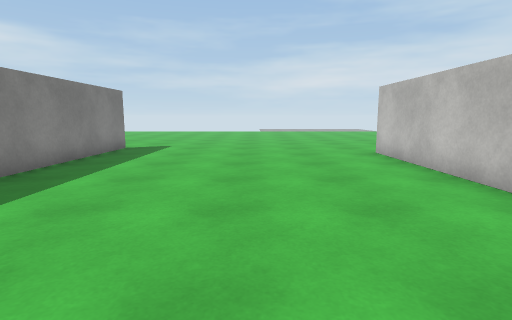
[1] (above)

24 first-person views from a walk through a 3-D level made in the Unity game engine. The camera is 1.2 m above the floor, tilts 8° down and sees 80° across. The floor is counted in squares, 1 m on a side. Each view is taken from the middle of a square. On the plan, view 1 faces up. The plan holds only what a view shows up to about 13 squares ahead; the rest is blank. The place goes on beyond the plan. Some animated figures are left out. Surface patterns are stand-ins for the level's own textures.

[2]
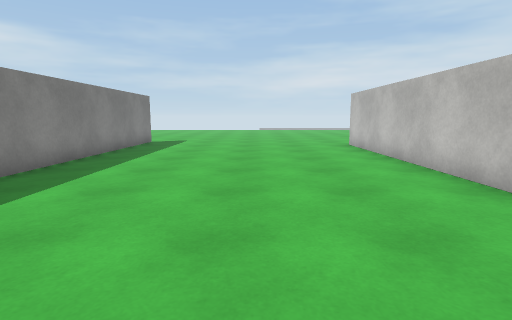

[3]
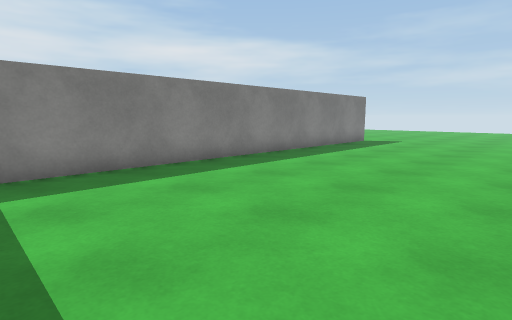

[4]
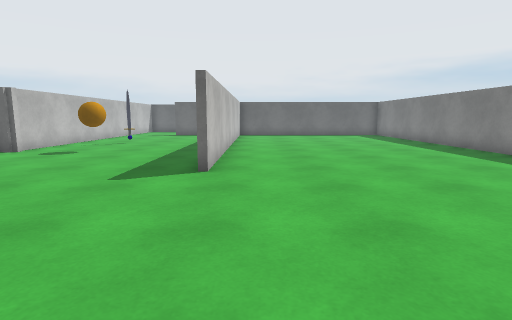

[5]
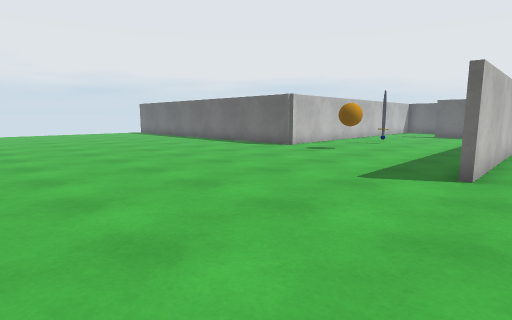

[6]
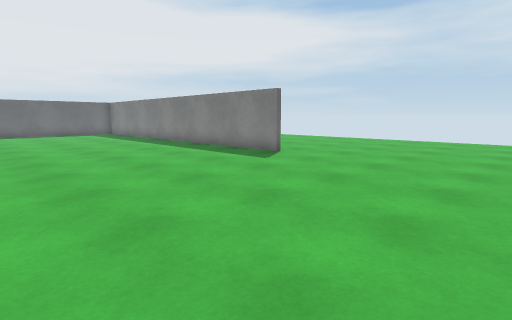

[7]
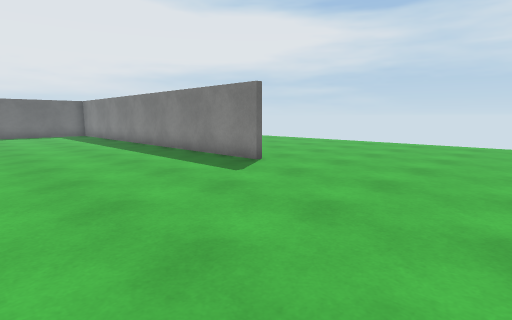

[8]
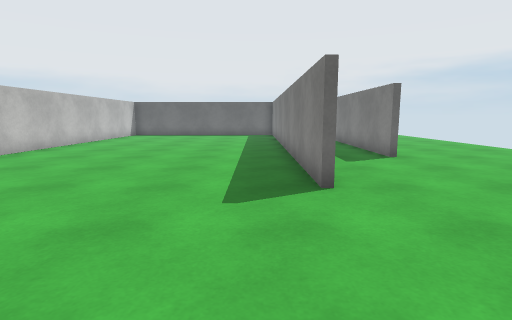

[9]
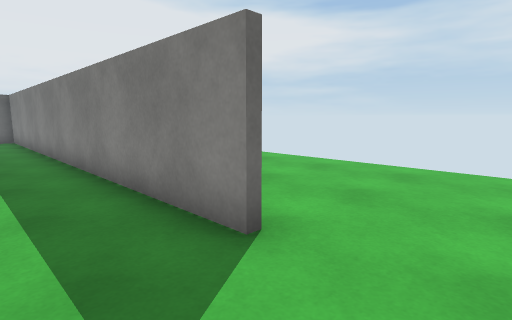

[10]
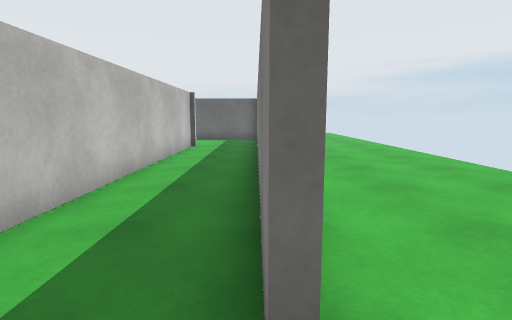

[11]
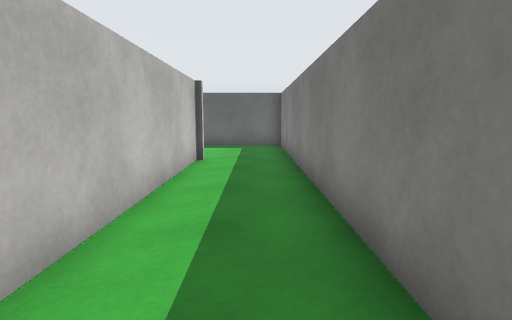

[12]
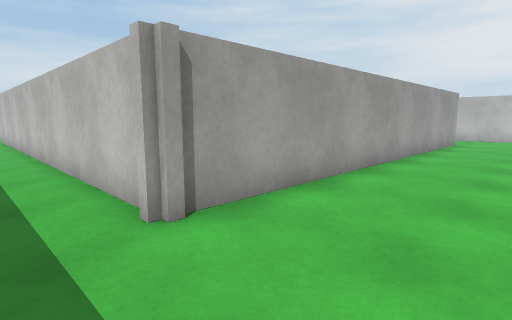

[13]
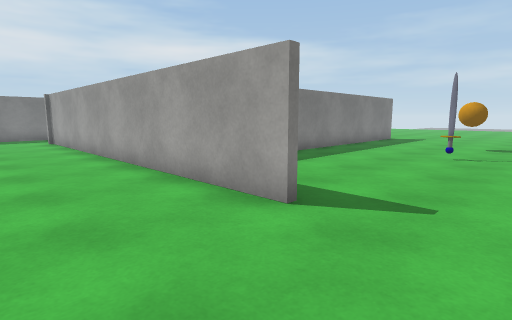

[14]
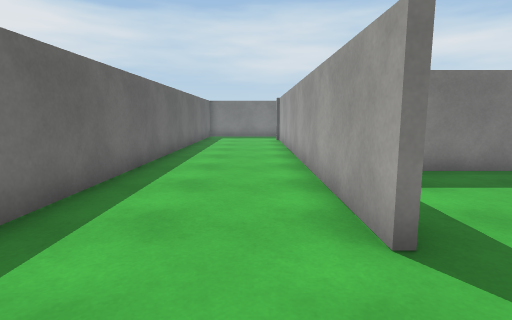

[15]
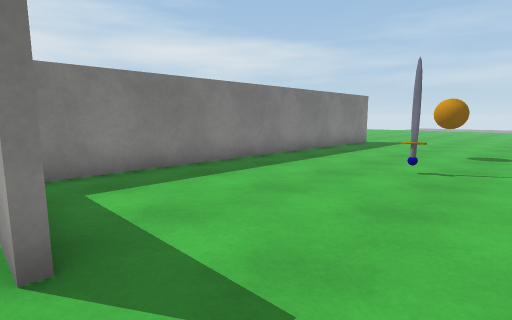

[16]
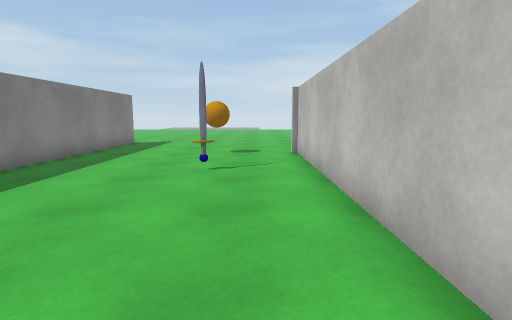

[17]
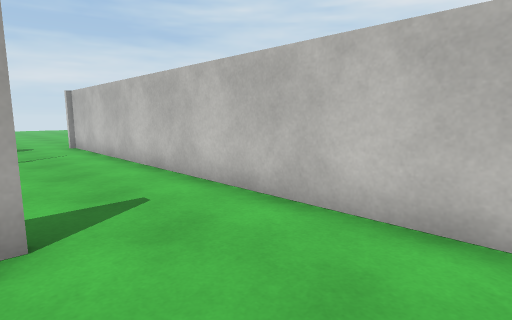

[18]
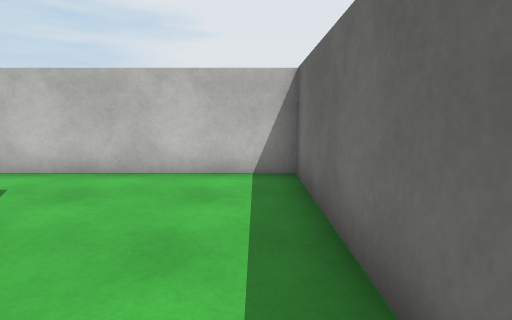

[19]
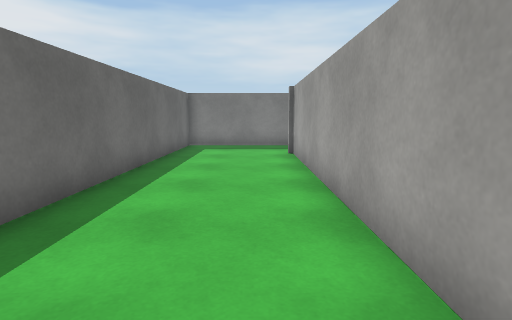

[20]
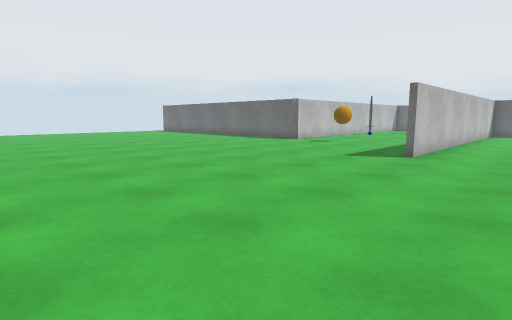

[21]
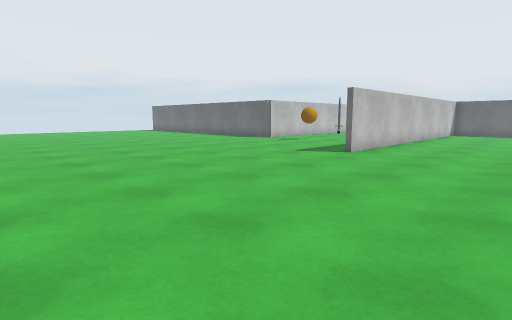

[22]
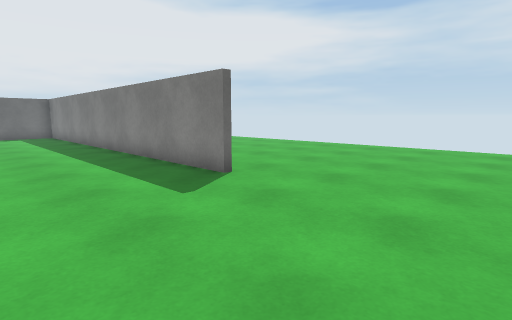

[23]
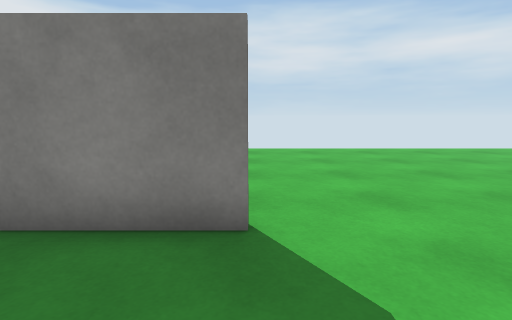

[24]
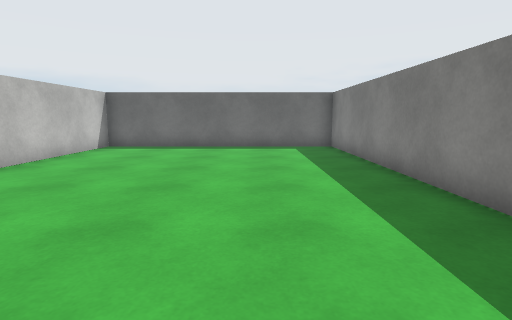

### Floor plan
Points are (right, up) in squares from view 1. A wall is a line through its corners. A room is listed if a view was taken in it or the views show most of it. See-through windows are left out.
Room 1 (views 1, 2, 3, 4, 5, 6, 7, 8, 9, 10, 11, 12, 13, 14, 15, 16, 17, 18, 19, 20, 21, 22, 23, 24)
walls: (-5.3, -3.6) (-5.3, 10); (4.3, 9.1) (4.3, -2.9); (-8.1, 7.9) (-8.1, -7.8) (11.4, -7.8) (11.4, 6.4); (-5.1, 12) (-5.1, -3.5) (4.1, -3.5) (4.1, 10.4); (8.5, -3.8) (-5.6, -3.8); (11.1, 6.6) (11.9, 6.6)
objects: sword (9, 3); ball (9, 6)

Positions as (right, up) in squares from view 1, and headings:
1: (0, 0), facing up
2: (0, -3), facing up
3: (2, -3), facing up-left
4: (3, 17), facing down
5: (3, 17), facing down-right
6: (3, 19), facing down-left
7: (1, 18), facing down-left
8: (-4, 17), facing down
9: (-6, 10), facing down-left
10: (-8, 9), facing down
11: (-7, 5), facing down
12: (-7, -7), facing up-right
13: (11, -7), facing up-left
14: (11, -5), facing left
15: (11, -4), facing up-left
16: (10, -4), facing up
17: (8, -7), facing up-right
18: (5, -7), facing right
19: (5, -5), facing left
20: (1, 20), facing down-right
21: (-1, 20), facing down-right
22: (-1, 17), facing down-left
23: (-2, 12), facing left
24: (-2, 9), facing down
